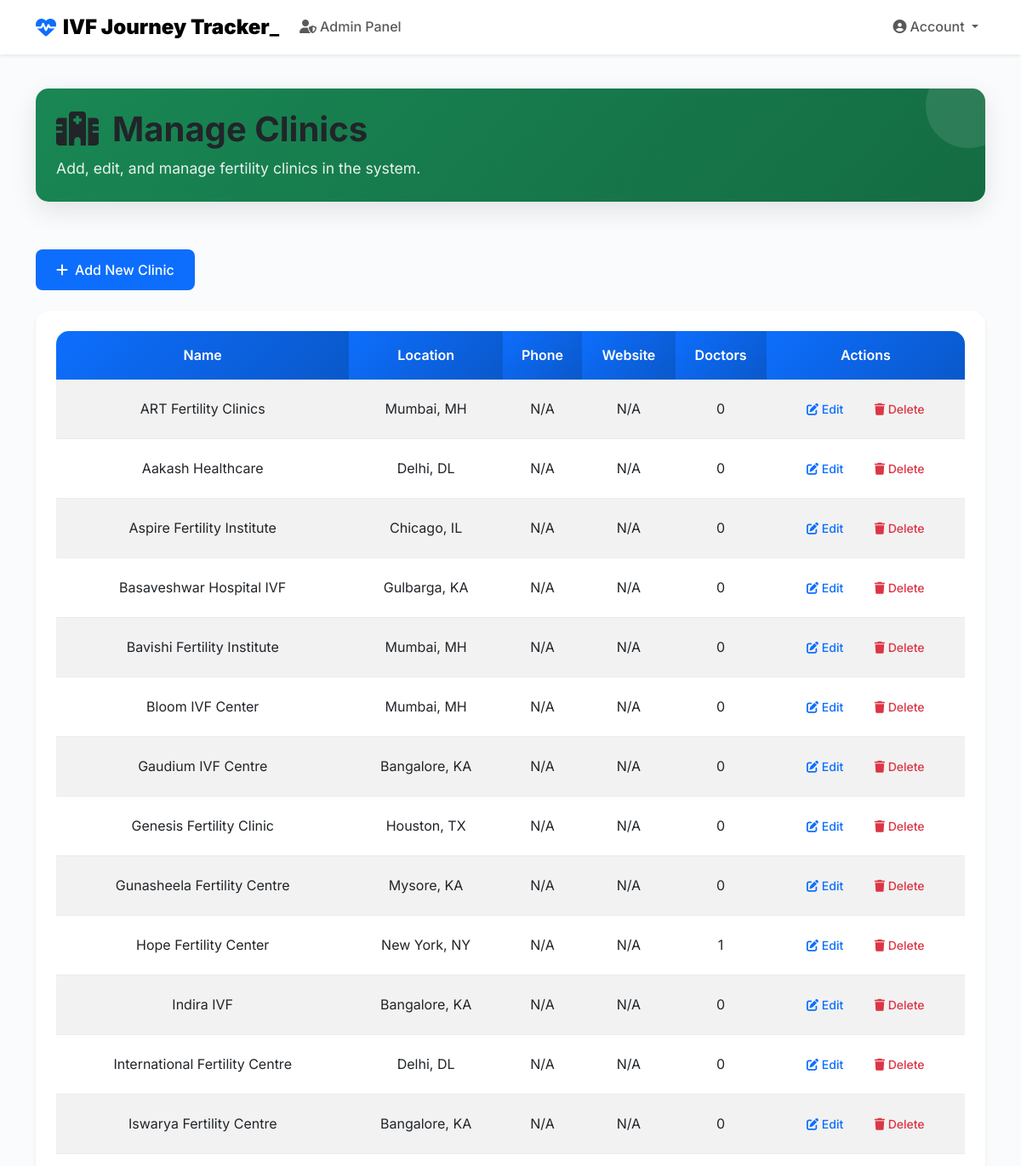
Page /admin/clinics (signed in, upper part) on the earlier database version.
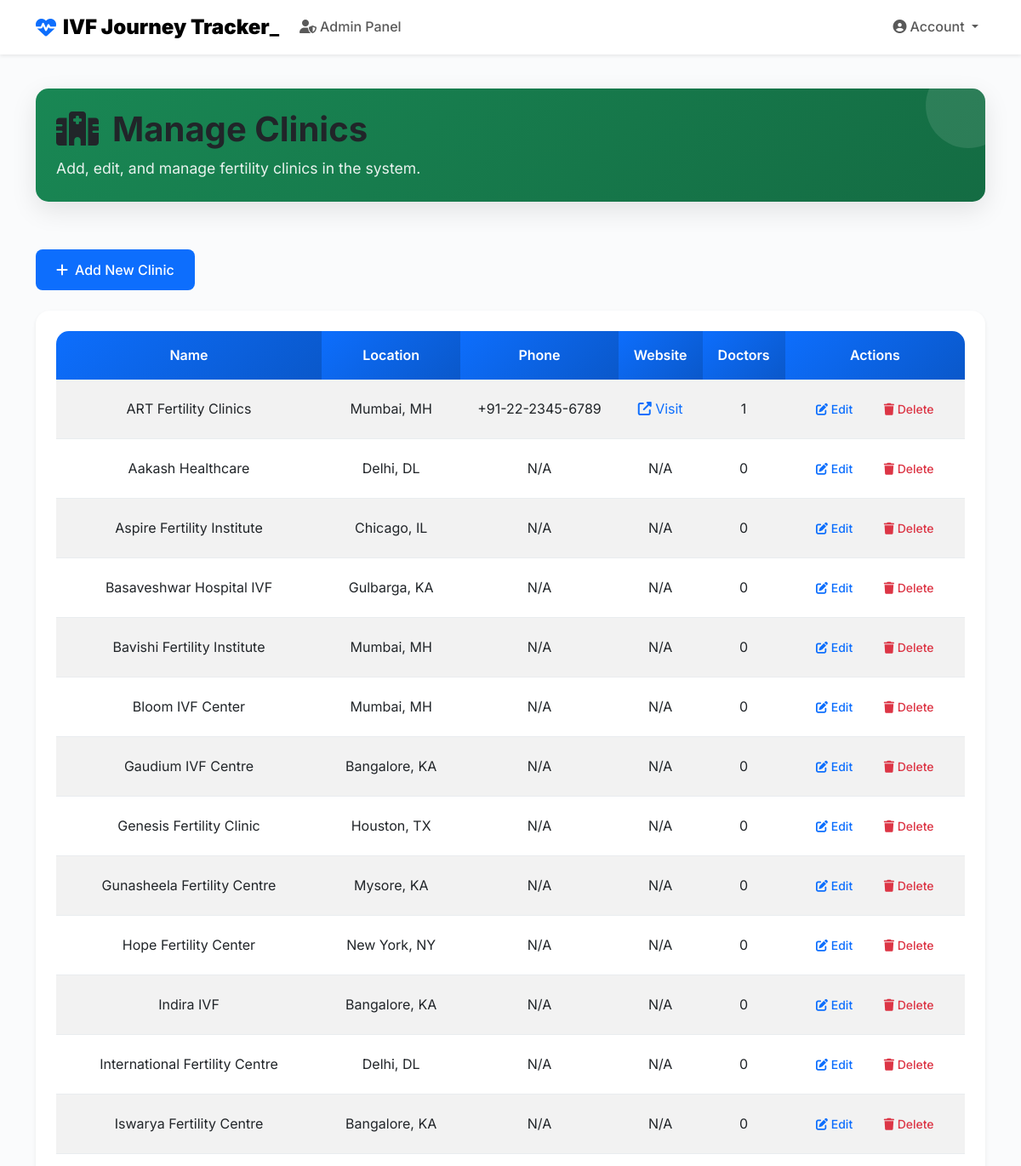
Same page on the later database version.
### models.py (models this page shows, shortened)
class Clinic(db.Model):
    __tablename__ = 'clinic' # <-- CRITICAL FIX: Explicit table name added
    id = db.Column(db.Integer, primary_key=True)
    name = db.Column(db.String(100), nullable=False)
    state = db.Column(db.String(100), nullable=False)
    city = db.Column(db.String(100), nullable=False)
    address = db.Column(db.String(255))
    contact_number = db.Column(db.String(20))
    phone = db.Column(db.String(20))
    website = db.Column(db.String(255))
    description = db.Column(db.Text)
    doctors = db.relationship('User', backref='clinic', lazy='dynamic') # References 'user' table via clinic_id foreign key

### main.py (the view)
@app.route('/admin/clinics')
@admin_required
def admin_clinics():
    user = User.query.get(session['user_id'])
    clinics = Clinic.query.order_by(Clinic.name).all()
    return render_template('admin_clinics.html', user=user, clinics=clinics)

### main.py (called while the page is built)
def admin_required(f):
    @wraps(f)
    def wrapper(*args, **kwargs):
        if 'user_id' not in session or session.get('user_type') != 'admin':
            flash('You do not have permission to access this page.', 'error')
            return redirect(url_for('index'))
        return f(*args, **kwargs)
    return wrapper

### templates/admin_clinics.html (shortened to what the changed rows need)
{% extends "base.html" %}
{% block head %}
    <link href="https://cdn.jsdelivr.net/npm/bootstrap@5.3.0/dist/css/bootstrap.min.css" rel="stylesheet">
    <link rel="stylesheet" href="https://cdnjs.cloudflare.com/ajax/libs/font-awesome/6.4.0/css/all.min.css">
    <link rel="stylesheet" href="https://unpkg.com/leaflet@1.9.4/dist/leaflet.css"/>
    <link rel="stylesheet" href="{{ url_for('static', filename='css/base.style.css') }}">
    <link rel="stylesheet" href="{{ url_for('static', filename='css/admin_clinics.style.css') }}">
{% endblock %}
{% block content %}
<div class="container py-4">
    <div class="row mb-4">
        <div class="col-12">
            <div class="page-header bg-gradient-success text-white p-4">
                <h1 class="mb-2">
                    <i class="fas fa-hospital me-3"></i>Manage Clinics
                </h1>
            </div>
        </div>
    </div>
    <div class="row">
        <div class="col-12">
            {% if clinics %}
                <div class="card">
                    <div class="card-body">
                        <div class="table-responsive">
                            <table class="table table-striped">
                                <thead>
                                    <tr>
                                        <th>Name</th>
                                        <th>Location</th>
                                        <th>Phone</th>
                                        <th>Website</th>
                                        <th>Doctors</th>
                                        <th>Actions</th>
                                    </tr>
                                </thead>
                                <tbody>
                                    {% for clinic in clinics %}
                                        <tr>
                                            <td>{{ clinic.name }}</td>
                                            <td>{{ clinic.city }}, {{ clinic.state }}</td>
                                            <td>{{ clinic.phone or 'N/A' }}</td>
                                            <td>
                                                {% if clinic.website %}
                                                    <a href="{{ clinic.website }}" target="_blank" class="text-decoration-none">
                                                        <i class="fas fa-external-link-alt"></i> Visit
                                                    </a>
                                                {% else %}
                                                    N/A
                                                {% endif %}
                                            </td>
                                            <td>{{ clinic.doctors.count() }}</td>
                                            <td>
                                                <a href="{{ url_for('edit_clinic', clinic_id=clinic.id) }}" class="btn btn-sm btn-outline-primary">
                                                    <i class="fas fa-edit"></i> Edit
                                                </a>
                                                <form method="POST" action="{{ url_for('delete_clinic', clinic_id=clinic.id) }}" class="d-inline"
                                                      onsubmit="return confirm('Are you sure you want to delete this clinic?')">
                                                    <button type="submit" class="btn btn-sm btn-outline-danger">
                                                        <i class="fas fa-trash"></i> Delete
                                                    </button>
                                                </form>
                                            </td>
                                        </tr>
                                    {% endfor %}
                                </tbody>
                            </table>
                        </div>
                    </div>
                </div>
            {% endif %}
        </div>
    </div>
</div>
{% endblock %}

Differences in the rows shown:
changed Clinic "ART Fertility Clinics": phone "N/A" → "+91-22-2345-6789"; doctors.count "0" → "1"; website "N/A" → "Visit"
computed for Clinic "Hope Fertility Center": doctors.count "1" → "0"
